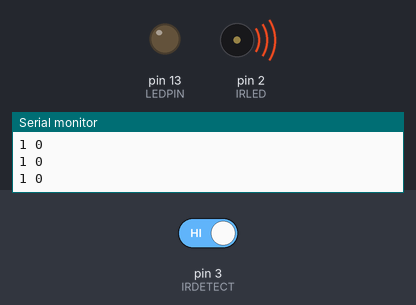
Bench run of a sketch on a simulated Arduino Uno, built with avr-gcc and run on an emulated ATmega328P. Shown: output pins drawn as LEDs (lit = HIGH), buzzer (waves = sounding), the last lines printed to the serial monitor. Inputs (shaded band) come from the test bench; at power-on: pin 3 (IRDETECT) HIGH.

Above: at 1.07 s.
1.3 s: pin 3 (IRDETECT) driven LOW
At 1.54 s:
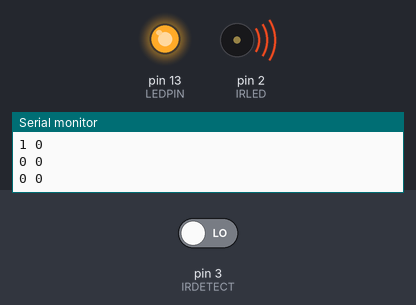
4.3 s: pin 3 (IRDETECT) driven HIGH
At 4.48 s:
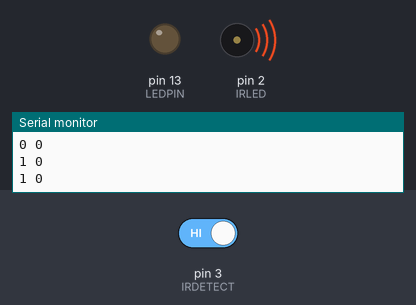
Timing chart, 0 to 13.3 s (numbered marks = the images above; inputs shaded):
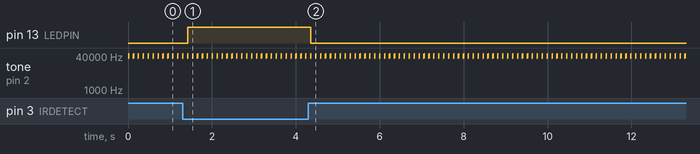

Measured:
- after the input at 1.3 s, pin 13 (LEDPIN): LOW → HIGH after 0.13 s
- after the input at 4.3 s, pin 13 (LEDPIN): HIGH → LOW after 0.06 s
- by itself, tone on pin 2 (IRLED): repeats every 0.12 s: 42000 Hz 0.01 s, silent 0.09 s, 38000 Hz 0.02 s

The sketch:

IRDetect.ino
```cpp
// -- IR sensor
const int IRLED = 2; // emitter pin (IR LED)
const int IRDETECT = 3; // detector pin (IR DETECTOR)

// -- Red LED
const int LEDPIN = 13;


long freq = 38000;

void setup() {
  Serial.begin(9600);
  pinMode(LEDPIN, OUTPUT); // -- Red LED
  pinMode(IRLED, OUTPUT); // -- IR LED
  pinMode(IRDETECT, INPUT); // -- IR Detector
}

void loop() {
  int ir = irDetect(IRLED, IRDETECT, freq);
  Serial.print(ir);
  Serial.print(" ");

  delay(5);
  int dist = irDistance(2, 1);
  if (ir == 1) {
    digitalWrite(LEDPIN, LOW);
  }
  else {
    digitalWrite(LEDPIN, HIGH);
  }

  Serial.println(dist);
  delay(100);
}

int irDetect(int irLedPin, int irReceiverPin, long frequency)
{
  tone(irLedPin, frequency, 8); // modulate IR LED at specified frequency for at least 1 ms
  delay(1); // Wait 1 ms
  int ir = digitalRead(irReceiverPin); // IR receiver -> ir variable
  delay(1); // Down time before recheck
  return ir; // Return 1 no detect, 0 detect
}

int irDistance(int irLedPin, int irReceiverPin)
{
  int distance = 0;
  for(long f = 38000; f <= 42000; f += 1000) {
    distance += irDetect(irLedPin, irReceiverPin, f);
  }
  return distance;
}
```
